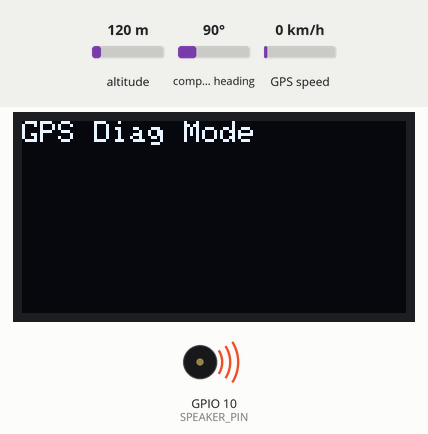
Simulated run of this sketch. Board: ESP32-C3. Shown: 128×64 one-colour display, buzzer (waves = sounding). The inputs (shaded band) are chosen by the test bench; at power-on: altitude 120 m, GPS speed 0 km/h, compass heading 90°. The GPS gets a fix after 3 s at 37.7749, -122.4194 with 8 satellites; what the sketch prints to the serial monitor is not drawn.

Above: at 0.1 s.
1.7 s: altitude set to 20 m
At 4.9 s:
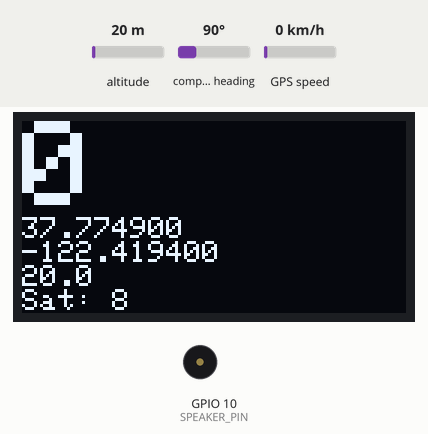
5.6 s: GPS speed set to 2 km/h
At 7.7 s:
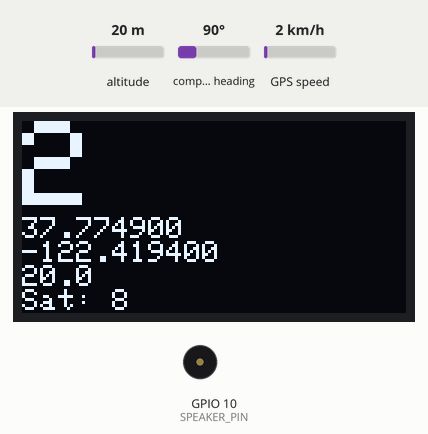
8.0 s: altitude set to 500 m
At 9.2 s:
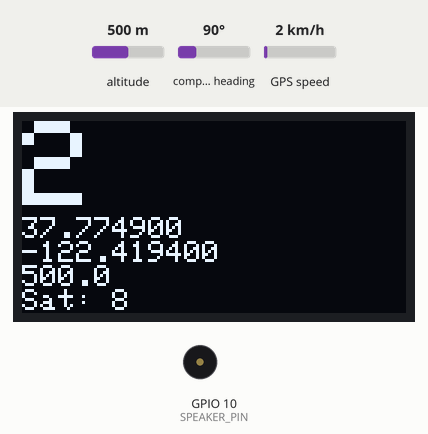
10.0 s: GPS speed set to 30 km/h
At 10.8 s:
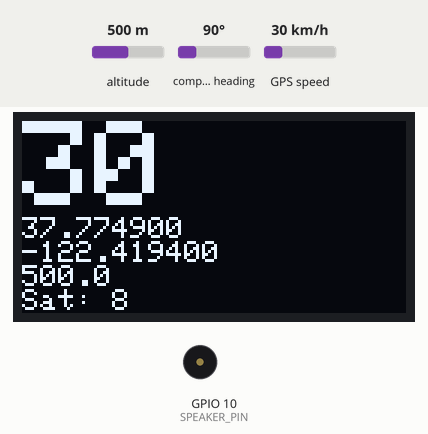
Timing chart, 0 to 13.0 s (numbered marks = the images above; inputs shaded):
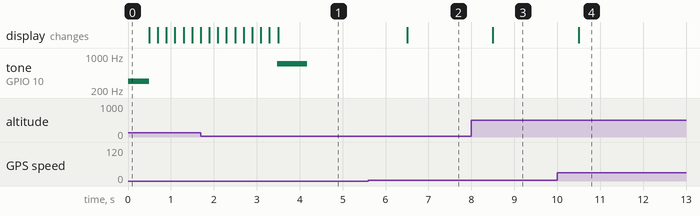

Measured:
- after the input at 5.6 s, the display: changes after 0.90 s (image 2)
- after the input at 8.0 s, the display: changes after 0.50 s (image 3)
- after the input at 10.0 s, the display: changes after 0.50 s (image 4)

The sketch:

gps.ino
```cpp
#include <Wire.h>
#include <Adafruit_GFX.h>
#include <Adafruit_SSD1306.h>
#include <TinyGPSPlus.h>
#include <HardwareSerial.h>

// ---------- Display settings ----------
#define SCREEN_WIDTH  128
#define SCREEN_HEIGHT 64
#define OLED_ADDRESS  0x3C

// I2C pins for OLED (ESP32-C3 SuperMini)
#define OLED_SDA 1
#define OLED_SCL 0

Adafruit_SSD1306 display(SCREEN_WIDTH, SCREEN_HEIGHT, &Wire, -1);

// ---------- GPS settings ----------
#define GPS_RX_PIN 4
#define GPS_TX_PIN 3
#define GPS_BAUD_1  9600
#define GPS_BAUD_2  115200
HardwareSerial gpsSerial(1);  // UART1

TinyGPSPlus gps;              // NMEA parsing object

// ---------- Speaker (optional) ----------
#define SPEAKER_PIN 10

// ---------- Timing variables ----------
unsigned long lastDisplayUpdate = 0;
const unsigned long DISPLAY_INTERVAL = 200;

uint8_t isGpsReady = 0;
unsigned long lastDiagPrint = 0;

void readyNotify() {
  if (isGpsReady == 1) return;
  tone(SPEAKER_PIN, 700, 700);
  isGpsReady = 1;
}

void initGps() {
  gpsSerial.begin(9600, SERIAL_8N1, GPS_RX_PIN, GPS_TX_PIN);
  delay(100);

  gpsSerial.print(F("$PCAS01,5*19\r\n"));  // 115200 baud
  delay(200);
  gpsSerial.updateBaudRate(115200);
  delay(100);

  // 10 Hz + GPS+BDS
  gpsSerial.print("$PCAS02,100*1E\r\n");
  gpsSerial.print("$PCAS04,3*1A\r\n");
  gpsSerial.print("$PCAS00*01\r\n");

  Serial.println(F("GPS @ 115200 baud"));
}

void setup() {
  Serial.begin(115200);

  Wire.begin(OLED_SDA, OLED_SCL);

  tone(SPEAKER_PIN, 300, 500);

  if (!display.begin(SSD1306_SWITCHCAPVCC, OLED_ADDRESS)) {
    Serial.println(F("SSD1306 not found!"));
    while (true);
  }
  display.clearDisplay();
  display.setTextSize(1);
  display.setTextColor(SSD1306_WHITE);
  display.setCursor(0, 0);
  display.println(F("GPS Diag Mode"));
  display.display();

  initGps();
  Serial.println(F("Waiting for GPS data..."));
}

void loop() {
  // ----- Read GPS data, parse + mirror to Serial -----
  while (gpsSerial.available() > 0) {
    char c = gpsSerial.read();
    gps.encode(c);
    Serial.write(c);                 // mirror: see raw NMEA sentences
  }

  // ----- Update the screen on a timer -----
  if (millis() - lastDisplayUpdate >= DISPLAY_INTERVAL) {
    lastDisplayUpdate = millis();

    display.clearDisplay();
    display.setCursor(0, 0);

    if (gps.location.isValid()) {
      readyNotify();
      display.setTextSize(4.5);
      display.println(gps.speed.kmph(), 0);
      display.setTextSize(1);
      display.println(gps.location.lat(), 6);
      display.println(gps.location.lng(), 6);
      display.println(gps.altitude.meters(), 1);
      display.print(F("Sat: "));
      display.println(gps.satellites.value());
    } else {
      display.println(F("   SEARCHING..."));
      display.print(F("Sats: "));
      display.println(gps.satellites.value());

      display.print(F("Chars: "));
      display.println(gps.charsProcessed());

      display.print(F("Fail: "));
      display.println(gps.failedChecksum());
    }

    display.display();
  }

  // ----- Periodic report to Serial (every 2 s) -----
  if (millis() - lastDiagPrint >= 2000) {
    lastDiagPrint = millis();
    Serial.println(F("--- DIAG ---"));
    Serial.print(F("chars="));
    Serial.println(gps.charsProcessed());
    Serial.print(F("sentences_ok="));
    Serial.println(gps.passedChecksum());
    Serial.print(F("sentences_fail="));
    Serial.println(gps.failedChecksum());
    Serial.print(F("sats="));
    Serial.println(gps.satellites.value());
    Serial.println(F("------------"));
  }
}
```
